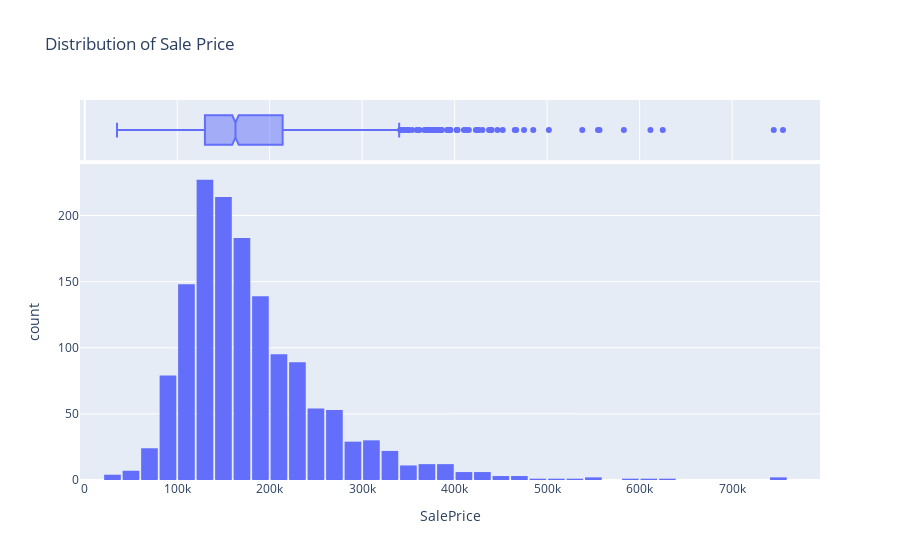

Source (notebook cell):
### Code cell
fig = px.histogram(prices_df, 
                   x='SalePrice', 
                   marginal='box', 
                   nbins=47, 
                   title='Distribution of Sale Price')
fig.update_layout(bargap=0.1)
fig.show()

### Figure 1 — Plotly figure (JSON) as saved in the notebook; plotly's stock layout.template omitted (floating-point values rounded to 4 significant figures; data arrays with more than 128 entries replaced by an {"elided": "..."} marker saying what was removed)
{"data": [{"alignmentgroup": "True", "bingroup": "x", "hovertemplate": "SalePrice=%{x}<br>count=%{y}<extra></extra>", "legendgroup": "", "marker": {"color": "#636efa", "pattern": {"shape": ""}}, "name": "", "nbinsx": 47, "offsetgroup": "", "orientation": "v", "showlegend": false, "type": "histogram", "x": {"elided": "1460 int values"}, "xaxis": "x", "yaxis": "y"}, {"alignmentgroup": "True", "hovertemplate": "SalePrice=%{x}<extra></extra>", "legendgroup": "", "marker": {"color": "#636efa"}, "name": "", "notched": true, "offsetgroup": "", "showlegend": false, "type": "box", "x": {"elided": "1460 int values"}, "xaxis": "x2", "yaxis": "y2"}], "layout": {"bargap": 0.1, "barmode": "relative", "legend": {"tracegroupgap": 0}, "title": {"text": "Distribution of Sale Price"}, "xaxis": {"anchor": "y", "domain": [0, 1], "title": {"text": "SalePrice"}}, "xaxis2": {"anchor": "y2", "domain": [0, 1], "matches": "x", "showgrid": true, "showticklabels": false}, "yaxis": {"anchor": "x", "domain": [0, 0.8316], "title": {"text": "count"}}, "yaxis2": {"anchor": "x2", "domain": [0.8416, 1], "matches": "y2", "showgrid": false, "showline": false, "showticklabels": false, "ticks": ""}}}
